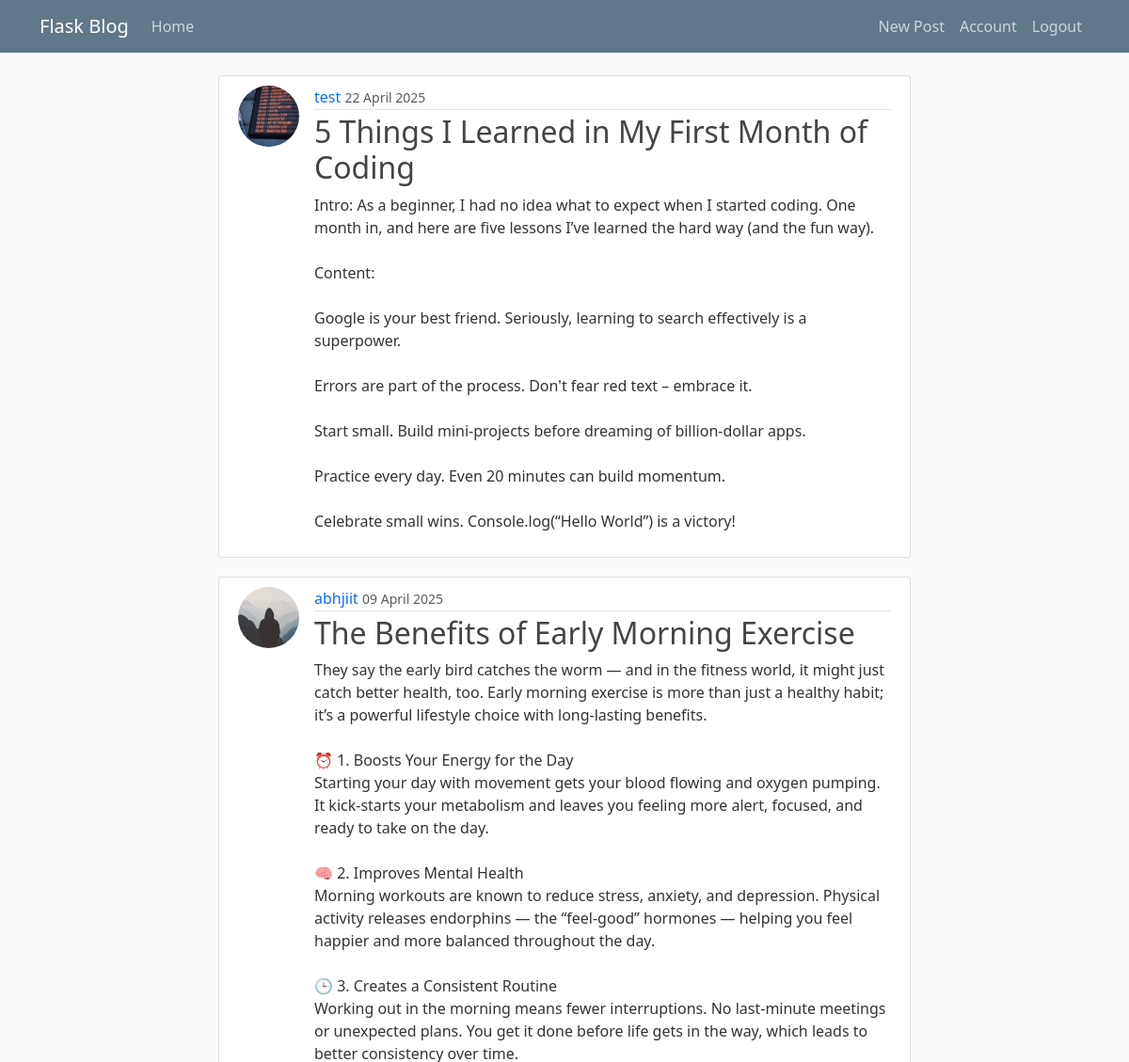
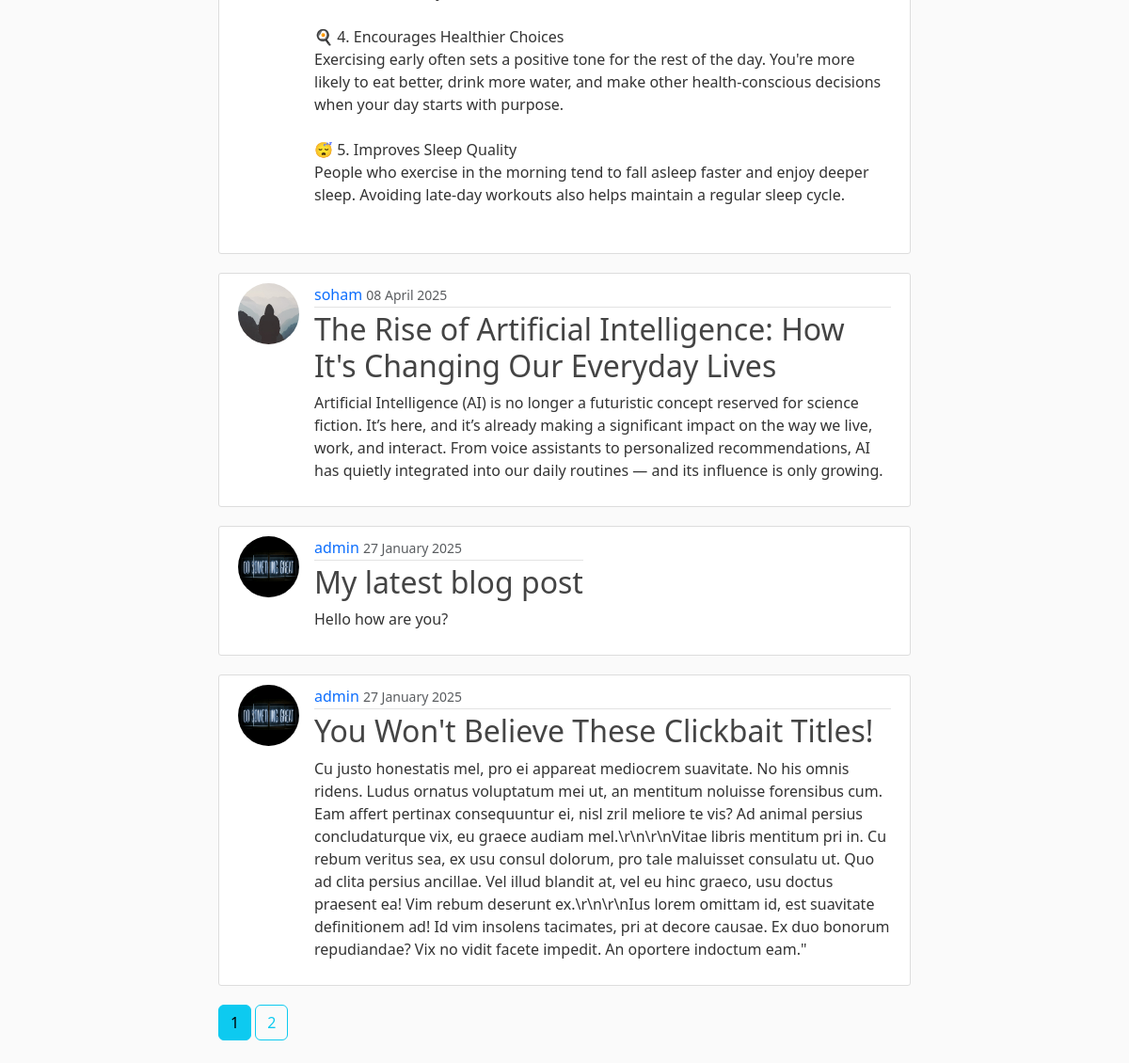
The app's page /home (signed in) with its own data (2 pictures, top to bottom).
### flaskblog/models.py (models this page shows, shortened)
class Post(db.Model):
    id = db.Column(db.Integer, primary_key=True)
    title = db.Column(db.String(100), nullable=False)
    date = db.Column(db.DateTime, nullable=False, default=datetime.utcnow)
    content = db.Column(db.Text, nullable=False)
    user_id = db.Column(db.Integer, db.ForeignKey('user.id'), nullable=False)
    likes = db.relationship('Like', backref='post', lazy=True)

class User(db.Model, UserMixin):
    id = db.Column(db.Integer, primary_key=True)
    username = db.Column(db.String(20), unique=True, nullable=False)
    email = db.Column(db.String(120), unique=True, nullable=False)
    image_file = db.Column(db.String(20), nullable=False, default="default.jpg")
    password = db.Column(db.String(60), nullable=False)
    posts = db.relationship("Post", backref="author", lazy=True)

### flaskblog/main/routes.py (the view)
@main.route("/")
@main.route("/home")
def home():
    page = request.args.get('page', 1, type=int)
    posts = Post.query.order_by(Post.date.desc()).paginate(page=page, per_page=5)
    return render_template("home.html", posts=posts)

### flaskblog/models.py (called while the page is built)
@login_manager.user_loader
def load_user(user_id):
    return User.query.get(int(user_id))

### flaskblog/templates/home.html
{% extends "layout.html" %}
{% block content %}
    {% for post in posts.items %}
        <article class="media content-section">
            <div class="media d-flex">
                <img class="rounded-circle article-img" src="{{ url_for('static', filename='profile_pics/' + post.author.image_file) }}" alt="">
                <div class="media-body">
                <div class="article-metadata">
                    <a class="mr-2" href="{{url_for('users.user_posts', username=post.author.username)}}">{{ post.author.username }}</a>
                    <small class="text-muted">{{ post.date.strftime("%d %B %Y") }}</small>
                </div>
                <h2><a class="article-title" href="{{ url_for('posts.post', post_id=post.id) }}">{{ post.title }}</a></h2>
                <p class="article-content">{{ post.content }}</p>
                </div>
            </div>
        </article>
    {% endfor %}
    {% for page_num in posts.iter_pages(left_edge=1, right_edge=1, left_current=1, right_current=2) %}
        {% if page_num %}
            {% if posts.page == page_num %}
                <a class="btn btn-info mb-4" href="{{ url_for('main.home', page=page_num) }}"> {{ page_num }} </a>
            {% else %}
                <a class="btn btn-outline-info mb-4" href="{{ url_for('main.home', page=page_num) }}"> {{ page_num }} </a>
            {% endif %}
        {% else %}
            ...
        {% endif %}
    {% endfor %}
{% endblock content %}

### flaskblog/static/main.css (style rules this page uses)
body { background: #fafafa; color: #333333; margin-top: 5rem; }
h1, h2, h3, h4, h5, h6 { color: #444444; }
a { text-decoration: none; }
.content-section { background: #ffffff; padding: 10px 20px; border: 1px solid #dddddd; border-radius: 3px; margin-bottom: 20px; }
.article-title { color: #444444; }
.article-content { white-space: pre-line; }
.article-img { height: 65px; width: 65px; margin-right: 16px; }
.article-metadata { padding-bottom: 1px; margin-bottom: 4px; border-bottom: 1px solid #e3e3e3 }

### records on screen
Post: image_file (picture), author.username "test", date "22 April 2025", title "5 Things I Learned in My First Month of Coding", content "Intro: As a beginner, I had no idea what to expect when I started coding. One month in, and here are five lessons I’ve learned the hard way (and the fun way). Content: Google is your best friend. Seriously, learning to search effectively is a superpower. Errors are part of the process. Don't fear red text – embrace it. Start small. Build mini-projects before dreaming of billion-dollar apps. Practice every day. Even 20 minutes can build momentum. Celebrate small wins. Console.log(“Hello World”) is a victory!"
Post: image_file (placeholder picture), author.username "abhjiit", date "09 April 2025", title "The Benefits of Early Morning Exercise", content "They say the early bird catches the worm — and in the fitness world, it might just catch better health, too. Early morning exercise is more than just a healthy habit; it’s a powerful lifestyle choice with long-lasting benefits. ⏰ 1. Boosts Your Energy for the Day Starting your day with movement gets your blood flowing and oxygen pumping. It kick-starts your metabolism and leaves you feeling more alert, focused, and ready to take on the day. 🧠 2. Improves Mental Health Morning workouts are known to reduce stress, anxiety, and depression. Physical activity releases endorphins — the “feel-good” hormones — helping you feel happier and more balanced throughout the day. 🕒 3. Creates a Consistent…"
Post: image_file (placeholder picture), author.username "soham", date "08 April 2025", title "The Rise of Artificial Intelligence: How It's Changing Our Everyday Lives", content "Artificial Intelligence (AI) is no longer a futuristic concept reserved for science fiction. It’s here, and it’s already making a significant impact on the way we live, work, and interact. From voice assistants to personalized recommendations, AI has quietly integrated into our daily routines — and its influence is only growing."
Post: image_file (picture), author.username "admin", date "27 January 2025", title "My latest blog post", content "Hello how are you?"
Post: image_file (picture), author.username "admin", date "27 January 2025", title "You Won't Believe These Clickbait Titles!", content "Cu justo honestatis mel, pro ei appareat mediocrem suavitate. No his omnis ridens. Ludus ornatus voluptatum mei ut, an mentitum noluisse forensibus cum. Eam affert pertinax consequuntur ei, nisl zril meliore te vis? Ad animal persius concludaturque vix, eu graece audiam mel.\\r\\n\\r\\nVitae libris mentitum pri in. Cu rebum veritus sea, ex usu consul dolorum, pro tale maluisset consulatu ut. Quo ad clita persius ancillae. Vel illud blandit at, vel eu hinc graeco, usu doctus praesent ea! Vim rebum deserunt ex.\\r\\n\\r\\nIus lorem omittam id, est suavitate definitionem ad! Id vim insolens tacimates, pri at decore causae. Ex duo bonorum repudiandae? Vix no vidit facete impedit. An oportere indoctum…"

### other values on screen
{{ page_num }} "1"
{{ page_num }} "2"
